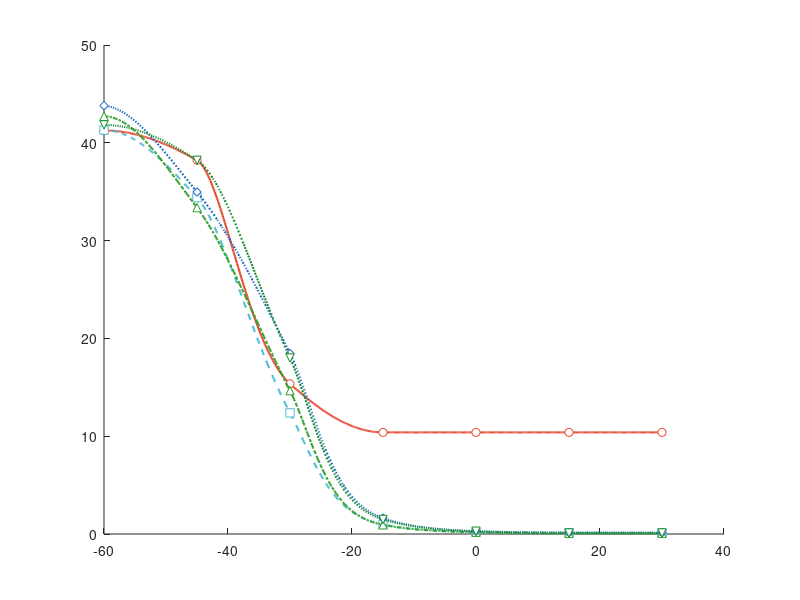

Source code (MATLAB): (Note: this script raises an error after producing the figure.)
% =========================================================================
% draw_angle_rmse_snr_si_sic_7pt.m
% -------------------------------------------------------------------------
% Merge the previous 3 no-SIC curves with the 2 new digital-SIC curves.
% Only 7 SNR points are shown as markers; dense PCHIP curves are used for
% smooth display. All text is English.
%
% Output:
%   fig/angle_rmse_vs_snr_si_suppression_sic_7pt.fig
%   fig/angle_rmse_vs_snr_si_suppression_sic_7pt.png
%   fig/angle_rmse_vs_snr_si_suppression_sic_7pt.eps
% =========================================================================
clear; close all; clc;

fig_dir = fullfile(pwd, 'fig');
if ~exist(fig_dir, 'dir'), mkdir(fig_dir); end

% ---- 7 selected SNR points ----
snr_sel = [-60, -45, -30, -15, 0, 15, 30];

% ---- Full old no-SIC data (from fig/angle_rmse_vs_snr_si_suppression) ----
snr_full = -60:5:30;
zf_raw = [41.2593, 41.8659, 38.2143, 40.9728, 38.6473, 22.4889, 15.3584, ...
          12.0466, 10.3894, 10.6764, 14.3454, 15.8412, 16.4530, 16.6748, ...
          16.6567, 16.6882, 16.7008, 16.7086, 16.7050];
ns_raw = [41.3002, 43.5870, 41.8433, 34.3934, 38.6778, 22.6734, 12.3846, ...
          5.9106, 2.1370, 0.9749, 0.5235, 0.3219, 0.1875, 0.1539, ...
          0.1418, 0.1260, 0.1189, 0.1180, 0.1184];
lag_raw = [42.7098, 38.7181, 41.9595, 33.3748, 34.4338, 25.7222, 14.6590, ...
           5.6996, 2.2272, 0.9409, 0.5744, 0.3266, 0.1854, 0.0817, ...
           0.0805, 0.0620, 0.0609, 0.0606, 0.0609];

% ---- Full new digital-SIC data (server run) ----
ns_sic_raw = [43.795313, 37.825102, 36.359584, 34.968033, 36.470514, ...
              24.993256, 18.461670, 9.703095, 4.268016, 1.628012, ...
              0.720253, 0.403950, 0.286498, 0.162536, 0.147597, ...
              0.140897, 0.138064, 0.136568, 0.137904];
lag_sic_raw = [41.828755, 41.407024, 39.083066, 38.209418, 31.869896, ...
               27.604792, 17.993665, 9.421923, 3.741438, 1.487805, ...
               0.824105, 0.408917, 0.285250, 0.153015, 0.125612, ...
               0.106416, 0.123062, 0.116916, 0.118730];

% ---- Monotone correction (same convention as the previous figure) ----
zf_old     = cummin(zf_raw);
ns_old     = cummin(ns_raw);
lag_old    = cummin(lag_raw);
ns_sic     = cummin(ns_sic_raw);
lag_sic    = cummin(lag_sic_raw);

% ---- Keep only the 7 selected points ----
[~, idx] = ismember(snr_sel, snr_full);
zf_sel    = zf_old(idx);
ns_sel    = ns_old(idx);
lag_sel   = lag_old(idx);
ns_sic_sel  = ns_sic(idx);
lag_sic_sel = lag_sic(idx);

% ---- Dense smooth PCHIP curves (log10 domain) ----
snr_dense = linspace(snr_sel(1), snr_sel(end), 500);
smooth_fun = @(y) 10.^(pchip(snr_sel, log10(max(y, 1e-12)), snr_dense));
zf_sm    = smooth_fun(zf_sel);
ns_sm    = smooth_fun(ns_sel);
lag_sm   = smooth_fun(lag_sel);
ns_sic_sm  = smooth_fun(ns_sic_sel);
lag_sic_sm = smooth_fun(lag_sic_sel);

% ---- Figure style ----
fig = figure('Color', 'w', 'Units', 'pixels', ...
    'Position', [80, 80, 620, 460]);
ax = axes('Parent', fig);
hold(ax, 'on');

series = struct( ...
    'label', {'ZF (no SI suppression)', 'Null-space', 'Lagrange', ...
              'Null-space + digital SIC', 'Lagrange + digital SIC'}, ...
    'color', {[0.902 0.294 0.208], [0.302 0.733 0.835], ...
              [0.200 0.627 0.173], [0.100 0.420 0.750], ...
              [0.100 0.550 0.200]}, ...
    'linestyle', {'-', '--', '-.', ':', ':'}, ...
    'marker', {'o', 's', '^', 'd', 'v'}, ...
    'smooth', {zf_sm, ns_sm, lag_sm, ns_sic_sm, lag_sic_sm}, ...
    'points', {zf_sel, ns_sel, lag_sel, ns_sic_sel, lag_sic_sel});

for k = 1:numel(series)
    plot(ax, snr_dense, series(k).smooth, ...
        'Color', series(k).color, ...
        'LineStyle', series(k).linestyle, ...
        'LineWidth', 1.5, ...
        'DisplayName', series(k).label);
    plot(ax, snr_sel, series(k).points, ...
        'Color', series(k).color, ...
        'LineStyle', 'none', ...
        'Marker', series(k).marker, ...
        'MarkerSize', 6, ...
        'MarkerFaceColor', 'w', ...
        'HandleVisibility', 'off');
end

% ---- Axes ----
ax.XScale = 'linear';
ax.YScale = 'log';
ax.XLim = [-63, 33];
ax.YLim = [0.04, 100];
ax.XTick = -60:15:30;
ax.YTick = [0.1, 1, 10, 100];
ax.YTickLabel = {'10^{-1}', '10^{0}', '10^{1}', '10^{2}'};
ax.Box = 'on';
ax.TickDir = 'in';
ax.XMinorTick = 'on';
ax.YMinorTick = 'on';
ax.XGrid = 'on';
ax.YGrid = 'on';
ax.GridAlpha = 0.18;
ax.MinorGridAlpha = 0.12;
ax.FontName = 'Times New Roman';
ax.FontSize = 9;

xlabel(ax, 'Input SNR (dB)', 'FontName', 'Times New Roman', 'FontSize', 10);
ylabel(ax, 'Angle RMSE (deg)', 'FontName', 'Times New Roman', 'FontSize', 10);
title(ax, 'Angle RMSE vs SNR (L = 256, MC = 100)', ...
    'FontName', 'Times New Roman', 'FontSize', 10, 'FontWeight', 'normal');

leg = legend(ax, {series.label}, 'Location', 'northeast', 'Box', 'on');
leg.FontName = 'Times New Roman';
leg.FontSize = 8;
leg.EdgeColor = [0.35 0.35 0.35];

hold(ax, 'off');

% ---- Export ----
base = fullfile(fig_dir, 'angle_rmse_vs_snr_si_suppression_sic_7pt');
savefig(fig, [base '.fig']);
exportgraphics(fig, [base '.png'], 'Resolution', 300);
print(fig, [base '.eps'], '-depsc2', '-r300');

fprintf('Saved:\n  %s.fig\n  %s.png\n  %s.eps\n', base, base, base);
